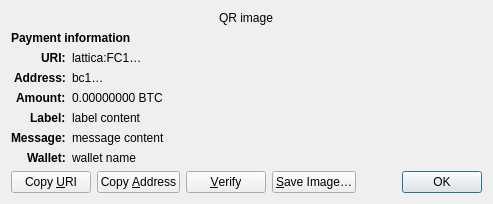
<?xml version="1.0" encoding="UTF-8"?>
<ui version="4.0">
 <class>ReceiveRequestDialog</class>
 <widget class="QDialog" name="ReceiveRequestDialog">
  <property name="geometry">
   <rect>
    <x>0</x>
    <y>0</y>
    <width>413</width>
    <height>229</height>
   </rect>
  </property>
  <property name="windowTitle">
   <string>Request payment to …</string>
  </property>
  <layout class="QGridLayout" name="gridLayout" columnstretch="0,1">
   <property name="sizeConstraint">
    <enum>QLayout::SetFixedSize</enum>
   </property>
   <item row="0" column="0" colspan="2" alignment="Qt::AlignHCenter">
    <widget class="QRImageWidget" name="qr_code">
     <property name="text">
      <string notr="true">QR image</string>
     </property>
     <property name="textInteractionFlags">
      <set>Qt::NoTextInteraction</set>
     </property>
    </widget>
   </item>
   <item row="1" column="0" colspan="2">
    <widget class="QLabel" name="payment_header">
     <property name="font">
      <font>
       <weight>75</weight>
       <bold>true</bold>
      </font>
     </property>
     <property name="text">
      <string>Payment information</string>
     </property>
     <property name="textInteractionFlags">
      <set>Qt::NoTextInteraction</set>
     </property>
    </widget>
   </item>
   <item row="2" column="0" alignment="Qt::AlignRight|Qt::AlignTop">
    <widget class="QLabel" name="uri_tag">
     <property name="font">
      <font>
       <weight>75</weight>
       <bold>true</bold>
      </font>
     </property>
     <property name="text">
      <string notr="true">URI:</string>
     </property>
     <property name="textFormat">
      <enum>Qt::PlainText</enum>
     </property>
     <property name="textInteractionFlags">
      <set>Qt::NoTextInteraction</set>
     </property>
    </widget>
   </item>
   <item row="2" column="1" alignment="Qt::AlignTop">
    <widget class="QLabel" name="uri_content">
     <property name="text">
      <string notr="true">lattica:FC1…</string>
     </property>
     <property name="textFormat">
      <enum>Qt::RichText</enum>
     </property>
     <property name="wordWrap">
      <bool>true</bool>
     </property>
     <property name="textInteractionFlags">
      <set>Qt::TextSelectableByMouse</set>
     </property>
    </widget>
   </item>
   <item row="3" column="0" alignment="Qt::AlignRight|Qt::AlignTop">
    <widget class="QLabel" name="address_tag">
     <property name="font">
      <font>
       <weight>75</weight>
       <bold>true</bold>
      </font>
     </property>
     <property name="text">
      <string>Address:</string>
     </property>
     <property name="textInteractionFlags">
      <set>Qt::NoTextInteraction</set>
     </property>
    </widget>
   </item>
   <item row="3" column="1" alignment="Qt::AlignTop">
    <widget class="QLabel" name="address_content">
     <property name="text">
      <string notr="true">bc1…</string>
     </property>
     <property name="textFormat">
      <enum>Qt::PlainText</enum>
     </property>
     <property name="textInteractionFlags">
      <set>Qt::TextSelectableByMouse</set>
     </property>
    </widget>
   </item>
   <item row="4" column="0" alignment="Qt::AlignRight|Qt::AlignTop">
    <widget class="QLabel" name="amount_tag">
     <property name="font">
      <font>
       <weight>75</weight>
       <bold>true</bold>
      </font>
     </property>
     <property name="text">
      <string>Amount:</string>
     </property>
     <property name="textInteractionFlags">
      <set>Qt::NoTextInteraction</set>
     </property>
    </widget>
   </item>
   <item row="4" column="1" alignment="Qt::AlignTop">
    <widget class="QLabel" name="amount_content">
     <property name="text">
      <string notr="true">0.00000000 BTC</string>
     </property>
     <property name="textFormat">
      <enum>Qt::PlainText</enum>
     </property>
     <property name="textInteractionFlags">
      <set>Qt::TextSelectableByMouse</set>
     </property>
    </widget>
   </item>
   <item row="5" column="0" alignment="Qt::AlignRight|Qt::AlignTop">
    <widget class="QLabel" name="label_tag">
     <property name="font">
      <font>
       <weight>75</weight>
       <bold>true</bold>
      </font>
     </property>
     <property name="text">
      <string>Label:</string>
     </property>
     <property name="textInteractionFlags">
      <set>Qt::NoTextInteraction</set>
     </property>
    </widget>
   </item>
   <item row="5" column="1" alignment="Qt::AlignTop">
    <widget class="QLabel" name="label_content">
     <property name="text">
      <string notr="true">label content</string>
     </property>
     <property name="textFormat">
      <enum>Qt::PlainText</enum>
     </property>
     <property name="wordWrap">
      <bool>true</bool>
     </property>
     <property name="textInteractionFlags">
      <set>Qt::TextSelectableByMouse</set>
     </property>
    </widget>
   </item>
   <item row="6" column="0" alignment="Qt::AlignRight|Qt::AlignTop">
    <widget class="QLabel" name="message_tag">
     <property name="font">
      <font>
       <weight>75</weight>
       <bold>true</bold>
      </font>
     </property>
     <property name="text">
      <string>Message:</string>
     </property>
     <property name="textInteractionFlags">
      <set>Qt::NoTextInteraction</set>
     </property>
    </widget>
   </item>
   <item row="6" column="1" alignment="Qt::AlignTop">
    <widget class="QLabel" name="message_content">
     <property name="text">
      <string notr="true">message content</string>
     </property>
     <property name="textFormat">
      <enum>Qt::PlainText</enum>
     </property>
     <property name="wordWrap">
      <bool>true</bool>
     </property>
     <property name="textInteractionFlags">
      <set>Qt::TextSelectableByMouse</set>
     </property>
    </widget>
   </item>
   <item row="7" column="0" alignment="Qt::AlignRight|Qt::AlignTop">
    <widget class="QLabel" name="wallet_tag">
     <property name="font">
      <font>
       <weight>75</weight>
       <bold>true</bold>
      </font>
     </property>
     <property name="text">
      <string>Wallet:</string>
     </property>
     <property name="textInteractionFlags">
      <set>Qt::NoTextInteraction</set>
     </property>
    </widget>
   </item>
   <item row="7" column="1" alignment="Qt::AlignTop">
    <widget class="QLabel" name="wallet_content">
     <property name="text">
      <string notr="true">wallet name</string>
     </property>
     <property name="textFormat">
      <enum>Qt::PlainText</enum>
     </property>
     <property name="wordWrap">
      <bool>true</bool>
     </property>
     <property name="textInteractionFlags">
      <set>Qt::TextSelectableByMouse</set>
     </property>
    </widget>
   </item>
   <item row="8" column="0" colspan="2">
    <layout class="QHBoxLayout" name="horizontalLayout">
     <item>
      <widget class="QPushButton" name="btnCopyURI">
       <property name="text">
        <string>Copy &amp;URI</string>
       </property>
       <property name="autoDefault">
        <bool>false</bool>
       </property>
      </widget>
     </item>
     <item>
      <widget class="QPushButton" name="btnCopyAddress">
       <property name="text">
        <string>Copy &amp;Address</string>
       </property>
       <property name="autoDefault">
        <bool>false</bool>
       </property>
      </widget>
     </item>
     <item>
      <widget class="QPushButton" name="btnVerify">
       <property name="text">
        <string>&amp;Verify</string>
       </property>
       <property name="toolTip">
        <string>Verify this address on e.g. a hardware wallet screen</string>
       </property>
       <property name="autoDefault">
        <bool>false</bool>
       </property>
      </widget>
     </item>
     <item>
      <widget class="QPushButton" name="btnSaveAs">
       <property name="text">
        <string>&amp;Save Image…</string>
       </property>
       <property name="autoDefault">
        <bool>false</bool>
       </property>
      </widget>
     </item>
     <item>
      <spacer name="horizontalSpacer_2">
       <property name="orientation">
        <enum>Qt::Horizontal</enum>
       </property>
       <property name="sizeHint" stdset="0">
        <size>
         <width>40</width>
         <height>20</height>
        </size>
       </property>
      </spacer>
     </item>
     <item>
      <widget class="QDialogButtonBox" name="buttonBox">
       <property name="focusPolicy">
        <enum>Qt::StrongFocus</enum>
       </property>
       <property name="standardButtons">
        <set>QDialogButtonBox::Ok</set>
       </property>
      </widget>
     </item>
    </layout>
   </item>
  </layout>
 </widget>
 <customwidgets>
  <customwidget>
   <class>QRImageWidget</class>
   <extends>QLabel</extends>
   <header>qt/qrimagewidget.h</header>
  </customwidget>
 </customwidgets>
 <tabstops>
  <tabstop>buttonBox</tabstop>
  <tabstop>btnCopyURI</tabstop>
  <tabstop>btnCopyAddress</tabstop>
  <tabstop>btnSaveAs</tabstop>
 </tabstops>
 <resources/>
 <connections>
  <connection>
   <sender>buttonBox</sender>
   <signal>accepted()</signal>
   <receiver>ReceiveRequestDialog</receiver>
   <slot>accept()</slot>
   <hints>
    <hint type="sourcelabel">
     <x>135</x>
     <y>230</y>
    </hint>
    <hint type="destinationlabel">
     <x>135</x>
     <y>126</y>
    </hint>
   </hints>
  </connection>
 </connections>
</ui>
